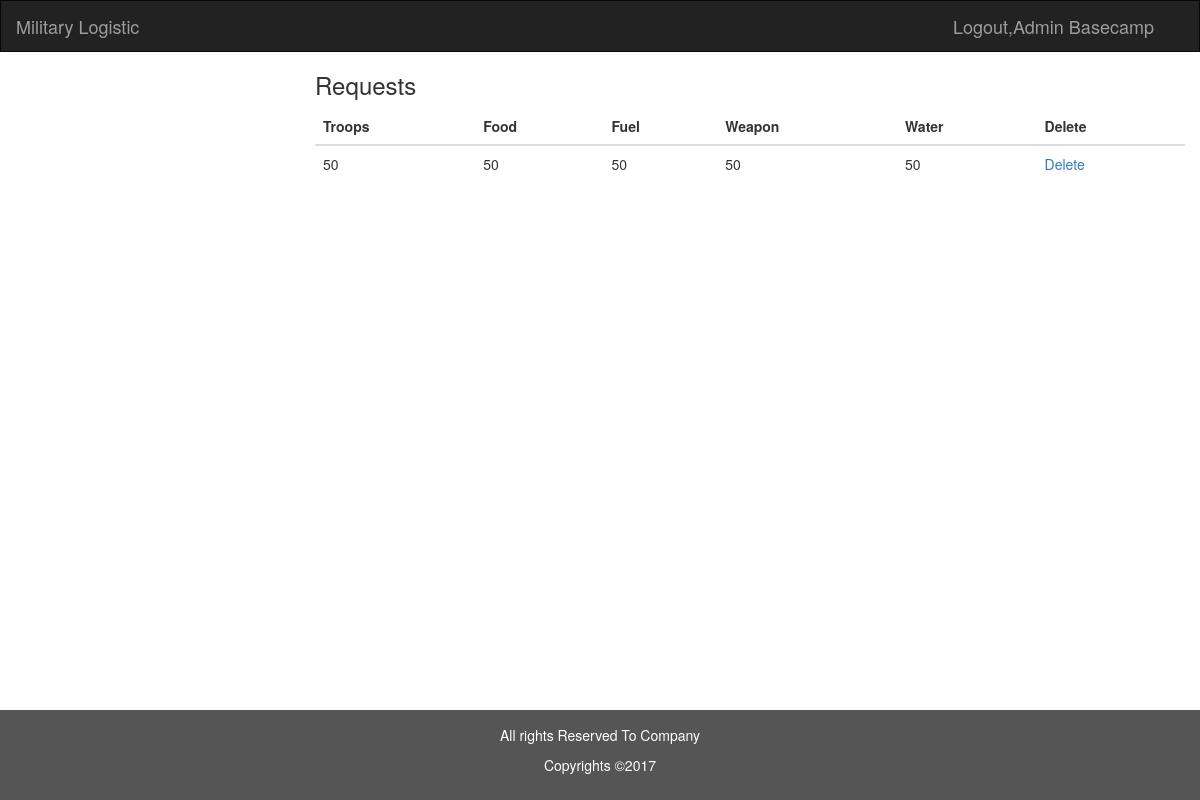
The app's page /view/index.php (signed in) with its own data.
### tables this page shows
CREATE TABLE `request` (
  `id` int(11) NOT NULL,
  `wapon` int(11) NOT NULL,
  `food` int(11) NOT NULL,
  `troops` int(11) NOT NULL,
  `water` int(11) NOT NULL,
  `fuel` int(11) NOT NULL
);

### view/index.php (the view, shortened to what this page needs)
<!DOCTYPE html>
<html lang="en">
<head>
    <link rel="stylesheet" href="https://maxcdn.bootstrapcdn.com/bootstrap/3.3.7/css/bootstrap.min.css">
    <link rel="stylesheet" href="../css/materialize.css">
    <link rel="stylesheet" href="../css/styles.css">
</head>
<body>
<nav class="navbar navbar-inverse">
    <div class="container-fluid">
        <div class="navbar-header">
            <a class="navbar-brand" href="../index.php">Military Logistic</a>
        </div>
        <div class="collapse navbar-collapse" id="myNavbar">
            <div id="myloginbtn" class="navbar-right">
            </div>
        </div>
    </div>
</nav>
<div class="container-fluid text-center">
    <div class="row content">
        <div class="col-sm-3 sidenav">
        </div>
        <div class="col-sm-9 text-left">
            <h3>Requests</h3>
            <table class="table table-hover">
                <thead>
                <tr>
                    <th>Troops</th>
                    <th>Food</th>
                    <th>Fuel</th>
                    <th>Weapon</th>
                    <th>Water</th>
                    <th>Delete</th>
                </tr>
                </thead>
                <tbody>
                <?php
                include '../php/connection.php';
                $sql='SELECT * FROM request;';
                $result=mysqli_query($con,$sql);
                while($row=mysqli_fetch_assoc($result)){ ?>
                <tr>
                    <td><?php echo $row['troops'];?></td>
                    <td><?php echo $row['food'];?></td>
                    <td><?php echo $row['fuel'];?></td>
                    <td><?php echo $row['wapon'];?></td>
                    <td><?php echo $row['water'];?></td>
                    <td><a href="../php/delete.php?id=<?php echo $row['id'];?>">Delete</a></td>
                    <?php }
                    ?>
                </tbody>
            </table>
        </div>
    </div>
</div>
<br><br><br><br><br><br><br>
<footer class="navbar-fixed-bottom container-fluid text-center">
    <p>All rights Reserved To Company</p>
    <p>Copyrights &copy;2017</p>
</footer>
</body>
</html>

### css/styles.css (style rules this page uses)
.navbar { margin-bottom: 0; border-radius: 0; }
.row.content { height: 450px }
.sidenav { padding-top: 20px; min-height: 100%; }
footer { background-color: #555; color: white; padding: 15px; }

### records on screen
request: troops "50", food "50", fuel "50", wapon "50", water "50"
